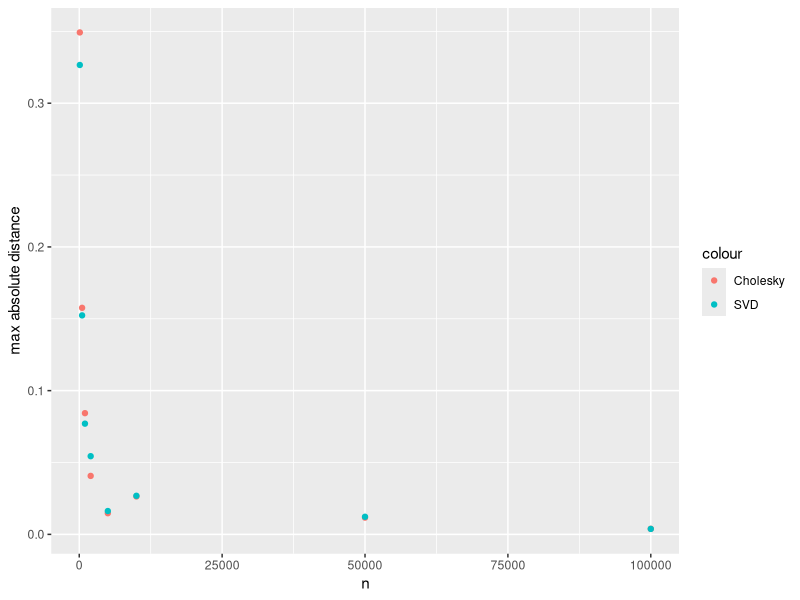

The R source for this figure: (Note: this script raises an error after producing the figure.)
## ---- chunk 1
if(!require(tidyverse)){install.packages('tidyverse');require(tidyverse)}


## ---- chunk 2
set.seed(1)
n           = 100
p           = 3
rho         = 0.3
Sigma       = matrix(rho,nrow=p,ncol=p)
diag(Sigma) = 1
mu          = rep(5,p)

#Draw feature matrix from standard normal dist.
x = matrix(rnorm(n*p),nrow=n) 
## ---- chunk 3
#Get square root here
SigmaSqRt_chol   = chol(Sigma)

# Transform x so that it's rows, X_i, are drawn from N(mu,Sigma)
x_chol = x %*% SigmaSqRt_chol 
x_chol = x_chol + mu 

#Print the sample covariance matrix
cov(x_chol)
## ---- chunk 4
SigmaSVD  = svd(Sigma)

SigmaSqRt_svd = SigmaSVD$u %*% diag(sqrt(SigmaSVD$d)) %*% t(SigmaSVD$u)

# Transform x so that it's rows, X_i, are drawn from N(mu,Sigma)
x_svd = x %*% SigmaSqRt_svd ### #### Answer 1b.1
x_svd = x_svd + mu  ###

#Print the sample covariance matrix
cov(x_svd)
## ---- chunk 5
nGrid = c(100,500,1000,2000,5000,10000,50000,100000)

results = data.frame('nGrid' = nGrid, 'svd' = rep(0, length(nGrid), 'chol' = rep(0, length(nGrid))))

nIter = 0
for(nSweep in nGrid){
  nIter    = nIter + 1
  xSweep   = matrix(rnorm(nSweep*p),nrow=nSweep)
  
  cov_chol = cov( xSweep %*% SigmaSqRt_chol ) #### Answer 1c.1
  cov_svd  = cov( xSweep %*% SigmaSqRt_svd )###
  
  results$chol[nIter] = max( abs(cov_chol - Sigma) )
  results$svd[nIter]  = max( abs(cov_svd - Sigma) )
}

ggplot(results) + 
  geom_point(aes(nGrid, chol, color='Cholesky')) + 
  geom_point(aes(nGrid, svd, color='SVD')) +
  labs(x = 'n', y = 'max absolute distance')
## ---- chunk 6
meanImputeF = function(x_j){
  M      = is.na(x_j)
  x_j[M] = mean(x_j,na.rm=TRUE)
  return(x_j)
}
## ---- chunk 7
modeImputeF = function(x_j){
  M      = is.na(x_j)
  tbl    = table(x_j[!M]) #### Answer 2.1
  x_j[M] = names(tbl)[which.max(tbl)]
  return(x_j)
}
## ---- chunk 8
meanModeImputeF = function(X){
  Ximpute = X
  M       = is.na(X)
  for(j in 1:ncol(X)){
    x_j = Ximpute[,j]
    if(is.character(x_j) | is.factor(x_j)){
      Ximpute[,j] = modeImputeF(x_j) #### Answer 2.2
    }
    if(is.numeric(x_j)){ 
      Ximpute[,j] = meanImputeF(x_j) #### Answer 2.3
    }else{
      break
      warning('Not compatible data type detected')
    }
  }
  return(list('M' = M, 'Ximpute' = Ximpute))
}
## ---- chunk 9
iterativeF = function(X, maxIters = 10, threshold = 1, verbose = TRUE){
  meanModeImpute  = meanModeImputeF(X)
  Ximpute         = meanModeImpute$Ximpute #### Answer 2.4
  M               = meanModeImpute$M
  numericFeatures = sapply(Ximpute,is.numeric)
  
  converged = FALSE
  nIters    = 0
  while(!converged){
    nIters = nIters + 1
    Ximpute_old = Ximpute
    for(j in 1:ncol(X)){
      x_j = Ximpute[,j]      
      if(is.character(x_j) | is.factor(x_j)){      
        fitX_j           = glm(x_j ~ ., data = Ximpute[,-j], family = 'binomial')
        fitX_j_probs     = fitX_j$fitted.values[M[,j]]
        Ximpute[M[,j],j] = ifelse(fitX_j_probs > 1/2, 'fraud','notFraud')
      }
      if(is.numeric(x_j)){ #### Answer 2.5
        fitX_j           = lm(Ximpute[,j]~., data = Ximpute[,-j])
        Ximpute[M[,j],j] = fitX_j$fitted[M[,j]]
      }
    }
    status = max(abs(Ximpute_old[,numericFeatures] - Ximpute[,numericFeatures])/abs(Ximpute_old[,numericFeatures]))
    if(verbose){ print(status) }
    
    if( status < threshold){
      converged = TRUE
    }
    if( nIters >= maxIters){
      break
      warning('algorithm failed to converge')
    }
  }
  return(Ximpute)
}
## ---- chunk 10
set.seed(1)
p               = 2
n               = 100
covarianceMat   = matrix(c(1,.75,.75,1),nrow=2)
X_cQuantitative = matrix(rnorm(n*p),nrow=n) %*%  chol(covarianceMat) #### Answer 2.6
X_cQualitative  = ifelse(rbinom(n,1,.2) == 1,'fraud','notFraud')

X_c             = data.frame('x1' = X_cQuantitative[,1], 
                             'x2' = X_cQuantitative[,2], 
                             'x3' = X_cQualitative)


X = X_c
X[X$x3 == 'fraud',2]     = NA
X[rbinom(n,1,.2) == 1,3] = NA
## ---- chunk 11
Xhat = iterativeF(X)
## ---- chunk 12
M = is.na(X$x3)
tbl = table(Xhat$x3[M],X_c$x3[M])

correctImputation   = sum( diag(tbl) )  #### Answer 2.7  Fill in the value from your imputations
